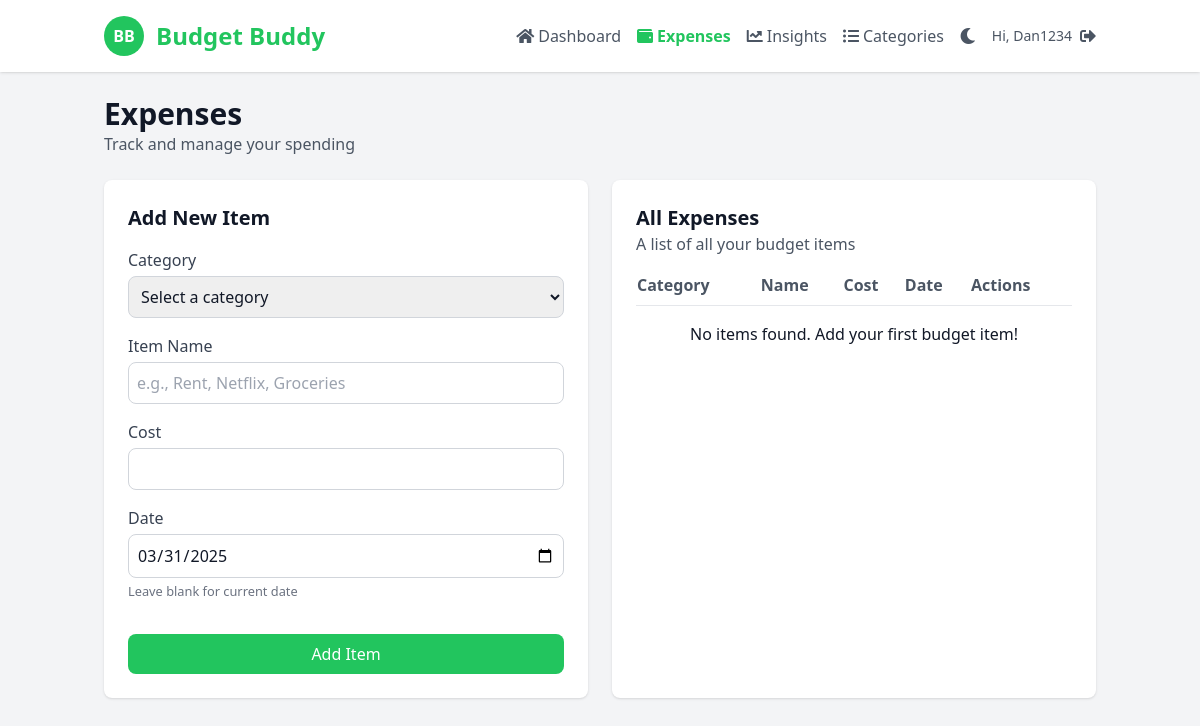
The app's page /expenses (signed in), older data.
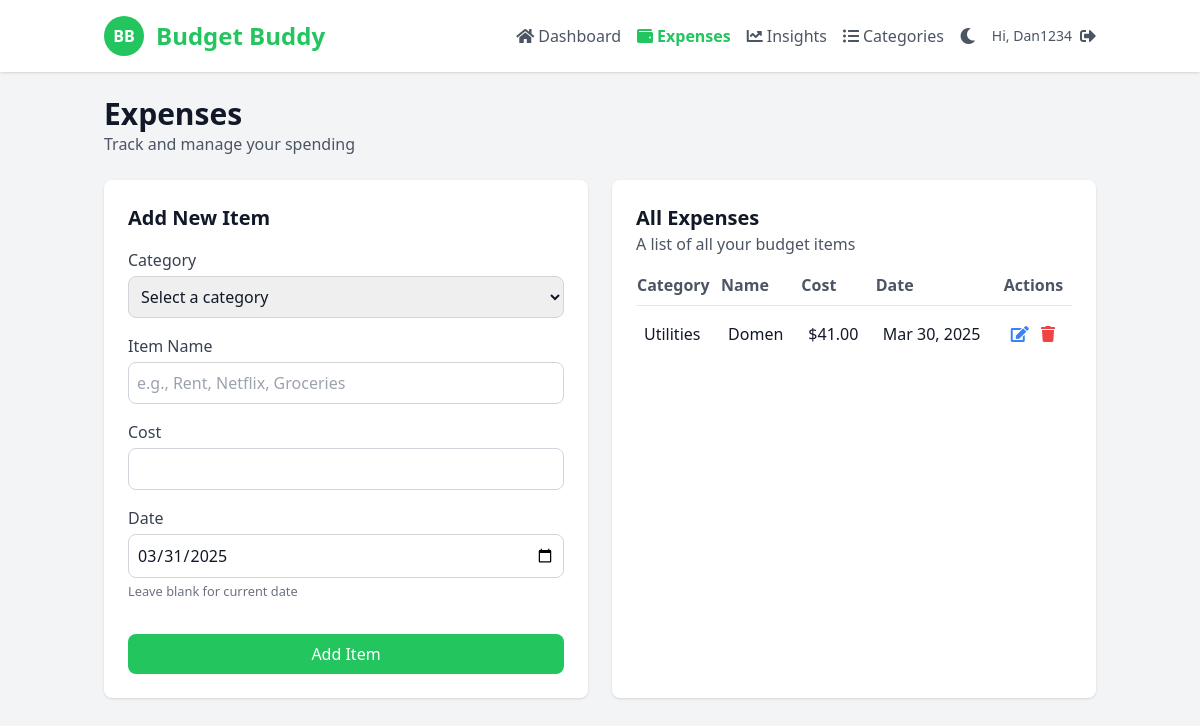
The same page, newer data.
### app.py (models this page shows, shortened)
class Todo(db.Model):
    id = db.Column(db.Integer, primary_key=True)
    item = db.Column(db.String(200), nullable=False)  # Category
    name = db.Column(db.String(200), nullable=False, default="Unnamed Item")  # Item name
    cost = db.Column(db.Float, nullable=False)
    date_created = db.Column(db.DateTime, default=datetime.now)
    user_id = db.Column(db.Integer, db.ForeignKey('user.id'), nullable=False)

### app.py (the view)
    def decorated_function(*args, **kwargs):
        if not session.get('logged_in'):
            return redirect('/login')
        return f(*args, **kwargs)

### app.py (called while the page is built, shortened)
def login_required(f):
    def decorated_function(*args, **kwargs):
        if not session.get('logged_in'):
            return redirect('/login')
        return f(*args, **kwargs)
    decorated_function.__name__ = f.__name__
    return decorated_function

@app.route('/expenses', methods=['GET', 'POST'])
@login_required
def expenses():
    user_id = session.get('user_id')
    items = Todo.query.filter_by(user_id=user_id).order_by(Todo.date_created.desc()).all()
    today_date = datetime.now().strftime('%Y-%m-%d')
    username = session.get('username', 'Demo User')
    return render_template('expenses.html', items=items, today_date=today_date, username=username)

### templates/expenses.html (shortened to what this page needs)
<!DOCTYPE html>
<html lang="en">
<head>
    <script src="https://cdn.tailwindcss.com"></script>
    <link href="https://cdnjs.cloudflare.com/ajax/libs/font-awesome/5.15.3/css/all.min.css" rel="stylesheet"/>
</head>
<body class="bg-gray-100 text-gray-900 dark:bg-dark-900 dark:text-dark-200">
<header class="bg-white shadow fixed w-full z-10 dark:bg-dark-800 dark:shadow-dark">
    <div class="container mx-auto px-4 py-4 flex justify-between items-center">
        <div class="flex items-center">
            <div class="bg-green-500 text-white rounded-full w-10 h-10 flex items-center justify-center">
                <span class="font-bold">BB</span>
            </div>
            <h1 class="ml-3 text-2xl font-bold text-green-500">Budget Buddy</h1>
        </div>
        <nav class="hidden md:flex space-x-4 items-center">
            <a class="text-gray-600 flex items-center dark:text-dark-400 hover:text-green-500 dark:hover:text-green-400" href="/dashboard">
                <i class="fas fa-home mr-1"></i> Dashboard
            </a>
            <a class="text-green-500 font-semibold flex items-center dark:text-green-400" href="/expenses">
                <i class="fas fa-wallet mr-1"></i> Expenses
            </a>
            <a class="text-gray-600 flex items-center dark:text-dark-400 hover:text-green-500 dark:hover:text-green-400" href="/insights">
                <i class="fas fa-chart-line mr-1"></i> Insights
            </a>
            <a class="text-gray-600 flex items-center dark:text-dark-400 hover:text-green-500 dark:hover:text-green-400" href="/categories">
                <i class="fas fa-list-ul mr-1"></i> Categories
            </a>
            <button id="theme-toggle" class="ml-4 text-gray-600 dark:text-dark-400 hover:text-gray-800 dark:hover:text-dark-200 transition-colors duration-200 focus:outline-none">
            </button>
            <div class="ml-4 relative">
                <div class="flex items-center">
                    <span class="hidden md:inline-block text-sm text-gray-600 dark:text-dark-400 mr-2">Hi, {{ username }}</span>
                    <a href="/logout" class="text-gray-600 hover:text-red-500 dark:text-dark-400 dark:hover:text-red-400 transition-colors duration-200">
                        <i class="fas fa-sign-out-alt"></i>
                    </a>
                </div>
            </div>
        </nav>
    </div>
</header>
<main class="container mx-auto px-4 py-24">
    <h2 class="text-3xl font-bold dark:text-dark-100">Expenses</h2>
    <p class="text-gray-600 dark:text-dark-400">Track and manage your spending</p>
    <div class="grid grid-cols-1 lg:grid-cols-2 gap-6 mt-6">
        <div class="bg-white p-6 rounded-lg shadow dark:bg-dark-800">
            <h3 class="text-xl font-bold dark:text-dark-100">Add New Item</h3>
            <form class="mt-4" action="/expenses" method="POST">
                <div class="mb-4">
                    <label class="block text-gray-700 dark:text-dark-400">Category</label>
                    <select name="item" class="w-full border border-gray-300 rounded-lg p-2 mt-1 dark:bg-dark-700 dark:border-dark-600 dark:text-dark-100" required>
                        <option value="" disabled selected>Select a category</option>
                    </select>
                </div>
                <div class="mb-4">
                    <label class="block text-gray-700 dark:text-dark-400">Item Name</label>
                    <input type="text" name="name" class="w-full border border-gray-300 rounded-lg p-2 mt-1 dark:bg-dark-700 dark:border-dark-600 dark:text-dark-100" placeholder="e.g., Rent, Netflix, Groceries" required>
                </div>
                <div class="mb-4">
                    <label class="block text-gray-700 dark:text-dark-400">Cost</label>
                    <input type="number" name="cost" class="w-full border border-gray-300 rounded-lg p-2 mt-1 dark:bg-dark-700 dark:border-dark-600 dark:text-dark-100" step="0.01" min="0" required>
                </div>
                <div class="mb-4">
                    <label class="block text-gray-700 dark:text-dark-400">Date</label>
                    <input type="date" name="date" class="w-full border border-gray-300 rounded-lg p-2 mt-1 dark:bg-dark-700 dark:border-dark-600 dark:text-dark-100" value="{{ today_date }}">
                    <small class="text-gray-500 dark:text-dark-500">Leave blank for current date</small>
                </div>
                <button type="submit" class="w-full bg-green-500 hover:bg-green-600 text-white rounded-lg p-2 mt-4 transition-colors duration-200">Add Item</button>
            </form>
        </div>
        <div class="bg-white p-6 rounded-lg shadow dark:bg-dark-800">
            <h3 class="text-xl font-bold dark:text-dark-100">All Expenses</h3>
            <p class="text-gray-600 dark:text-dark-400">A list of all your budget items</p>
            <div class="overflow-x-auto mt-4">
                <table class="w-full">
                    <thead>
                        <tr class="text-left text-gray-600 dark:text-dark-400">
                            <th class="pb-2">Category</th>
                            <th class="pb-2">Name</th>
                            <th class="pb-2">Cost</th>
                            <th class="pb-2">Date</th>
                            <th class="pb-2">Actions</th>
                        </tr>
                    </thead>
                    <tbody>
                        {% for item in items %}
                        <tr class="border-t border-gray-200 dark:border-dark-700 hover:bg-gray-50 dark:hover:bg-dark-700">
                            <td class="py-4 px-2 dark:text-dark-100">{{ item.item }}</td>
                            <td class="py-4 px-2 dark:text-dark-100">{{ item.name }}</td>
                            <td class="py-4 px-2 dark:text-dark-100">${{ "%.2f"|format(item.cost) }}</td>
                            <td class="py-4 px-2 dark:text-dark-100">{{ item.date_created.strftime('%b %d, %Y') }}</td>
                            <td class="py-4 px-2">
                                <a href="/update/{{ item.id }}" class="text-blue-500 hover:text-blue-700 dark:hover:text-blue-400 mr-2 transition-colors duration-200">
                                    <i class="fas fa-edit"></i>
                                </a>
                                <a href="/delete/{{ item.id }}" class="text-red-500 hover:text-red-700 dark:hover:text-red-400 transition-colors duration-200">
                                    <i class="fas fa-trash"></i>
                                </a>
                            </td>
                        </tr>
                        {% endfor %}
                        {% if not items %}
                        <tr class="border-t border-gray-200 dark:border-dark-700">
                            <td colspan="5" class="py-4 px-2 text-center dark:text-dark-100">No items found. Add your first budget item!</td>
                        </tr>
                        {% endif %}
                    </tbody>
                </table>
            </div>
        </div>
    </div>
</main>
</body>
</html>

### templates/expenses.html (style rules this page uses)
#theme-toggle { transition: all 0.3s ease; }

Row changes from the older to the newer data that the page shows:
added Todo: item "Utilities", name "Domen", cost "41.00", date_created "Mar 30, 2025"
Text that changed along with them:
text no longer shown: "No items found. Add your first budget item!"
